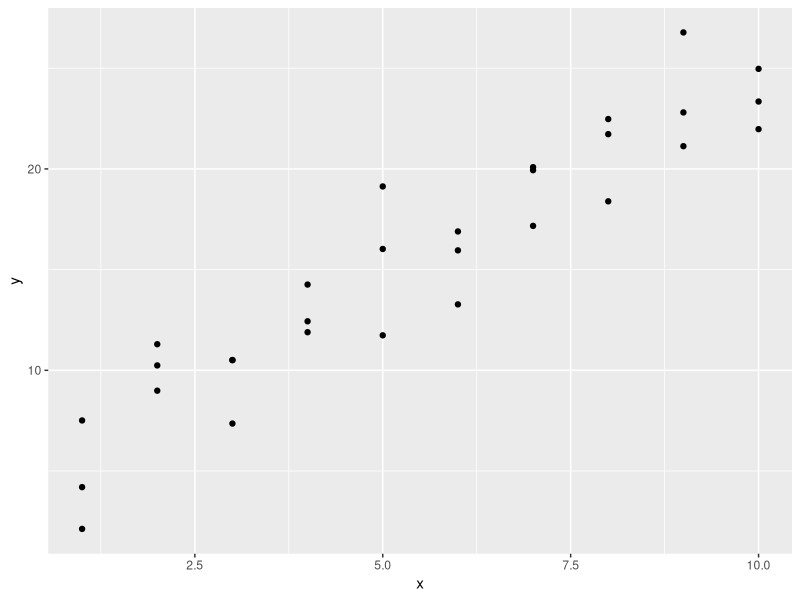
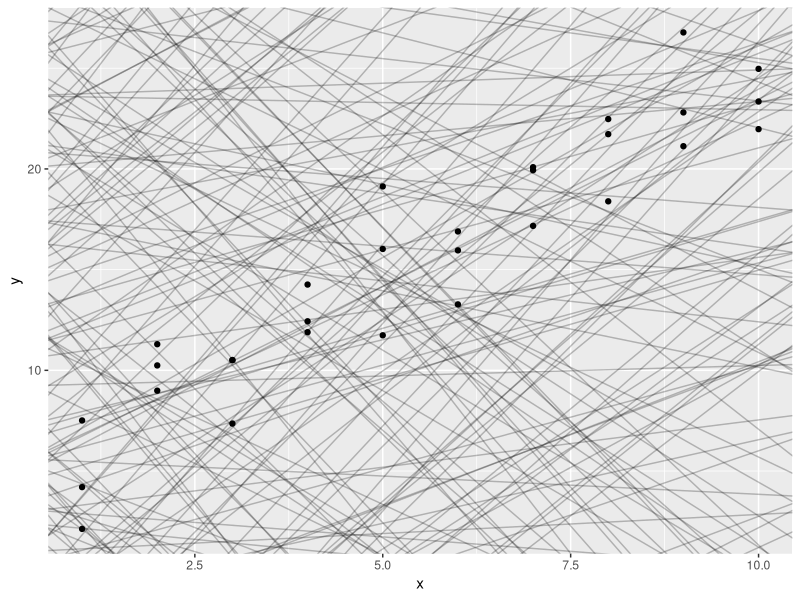
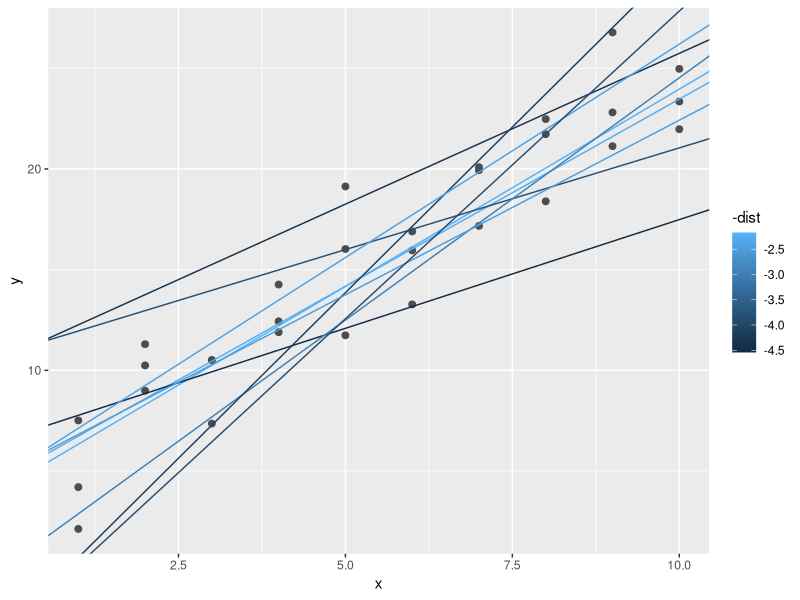
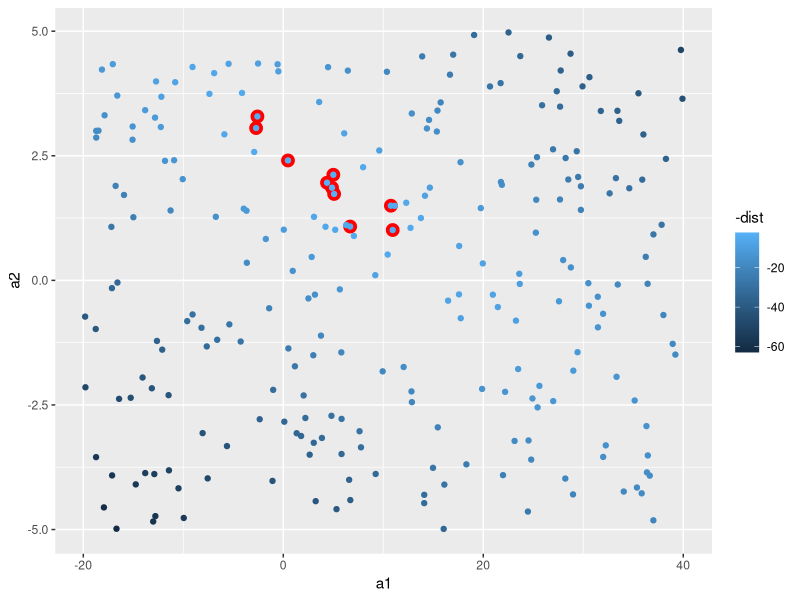
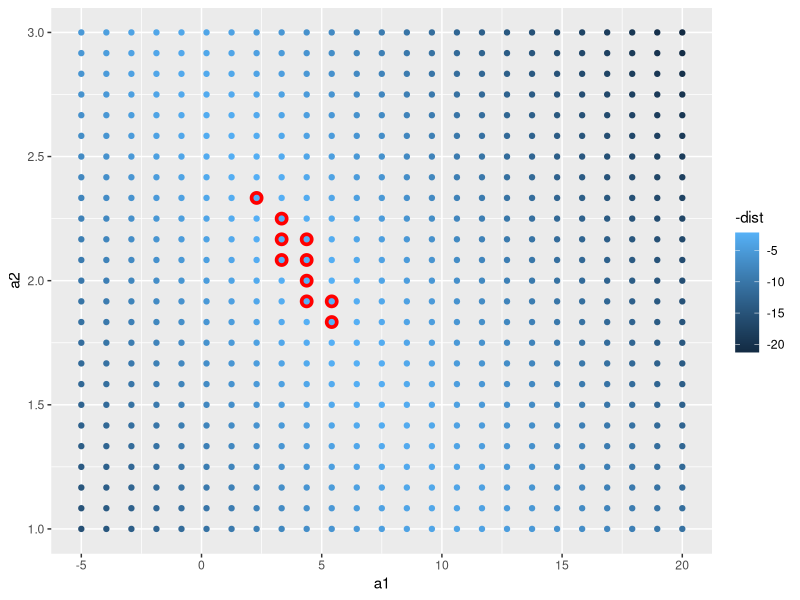
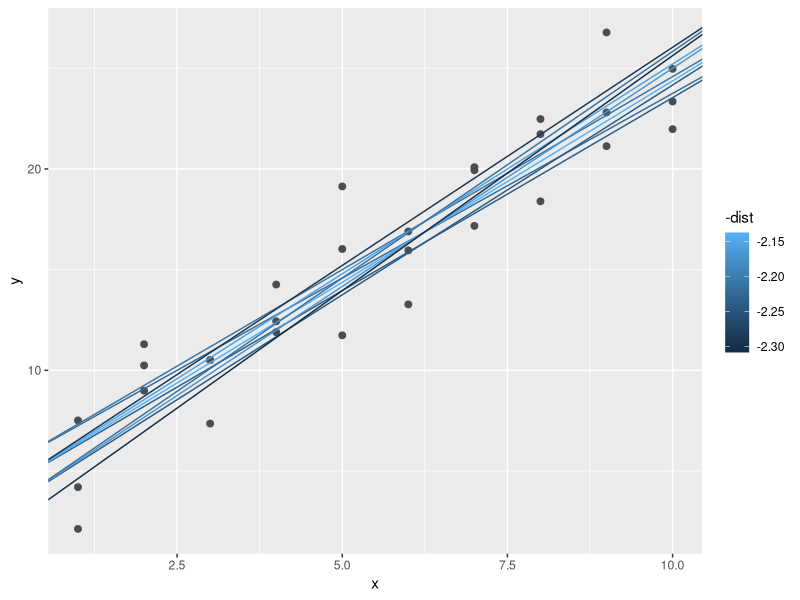
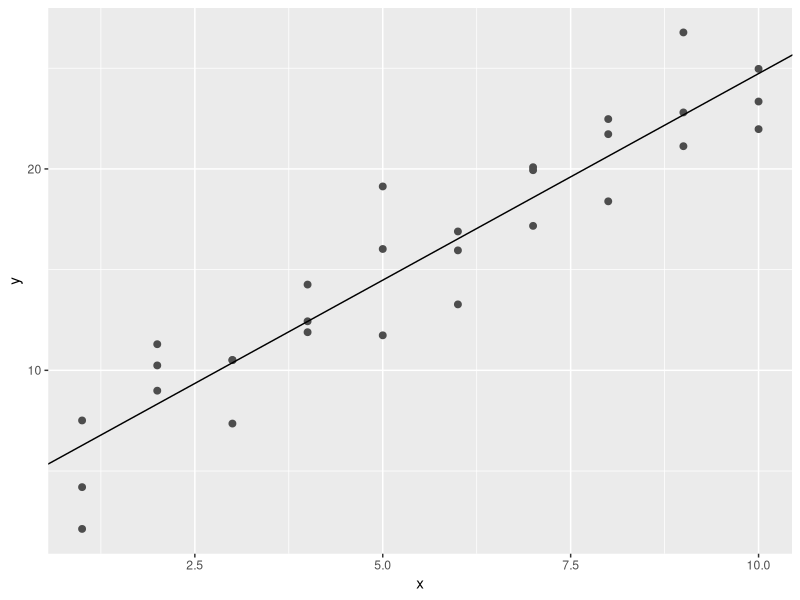
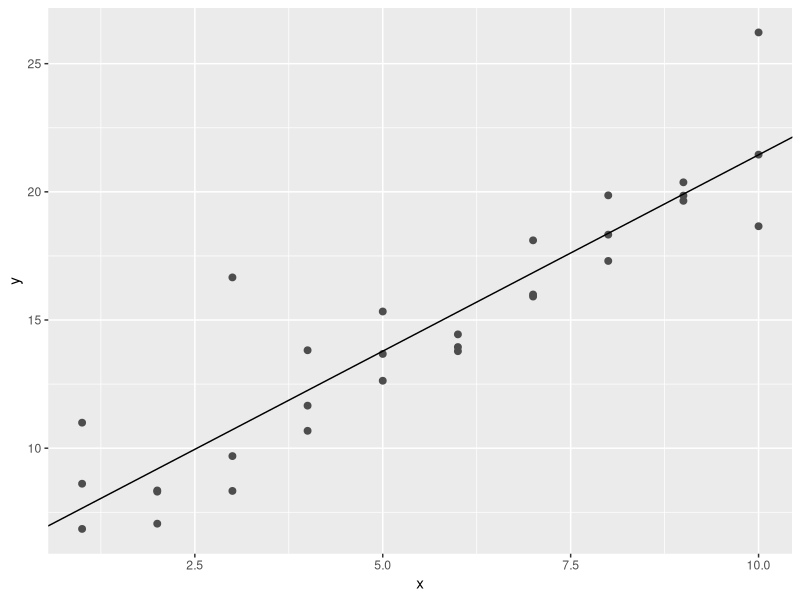

These charts were generated, in order, by the following R code: (Note: this script raises an error after producing the figures.)
# 23 Model basics

# 23.1 Introduction

# The goal of a model is to provide a simple low-dimensional summary of a dataset.
# In the context of this book we're going to use models to partition data into patterns and residuals.
# Strong patterns will hide subtler trends, so we'll use models to help peel back layers of structure as we explore a dataset.

# However, before we can start using models on interesting, real, datasets, you need to understand the basics of how models work.
# For that reason, this chapter of the book is unique because it uses only simulated datasets.
# These datasets are very simple, and not at all interesting, but they will help you understand the essence of modelling 
# before you apply the same techniques to real data in the next chapter.

# There are two parts to a model:
# 1. First, you define a family of models that express a precise, but generic, pattern that you want to capture.
#    For example, the pattern might be a straight line, or a quadratic curve.
#    You will express the model family as an equation like y = a_1 * x + a_2 or y = a_1 * x ^ a_2.
#    Here, x and y are known variables from your data, and a_1 and a_2 are parameters that can vary to capture different patterns.
# 2. Next, you generate a fitted model by finding the model from the family that is the closest to your data.
#    This takes the generic model family and makes it specific, like y = 3 * x + 7 or y = 9 * x ^ 2.

# It's important to understand that a fitted model is just the closest model from a family of models.
# That implies that you have the "best" model (according to some criteria); 
# it doesn't imply that you have a good model and it certainly doesn't imply that the model is "true".
# George Box puts this well in his famous aphorism.

# '''
# All models are wrong, but some are useful. 
# '''

# It's worth reading the fuller context of the quote:

# ''' 
# Now it would be very remarkable if any system existing in the real world could be exactly represented by any simple model.
# However, cunningly chosen parsimonious models often do provide remarkably useful approximations.
# For example, the law PV = RT relating pressure P, volume V and temperature T of an "ideal" gas via a constant R is not exactly true for any real gas,
# but it frequently provides a useful approximation and furthermore its structure is informative since it springs from a physical view of the behavior of gas molecules.

# For such a model there is no need to ask the question "Is the model true?". If "truth" is to be the "whole truth" the answer must be "No".
# The only question of interest is "Is the model illuminating and useful?". 
# '''

# The goal of a model is not to uncover truth, but to discover a simple approximation that is still useful.

# 23.1.1 Prerequisites 

# In this chapter we'll use the modelr package which wraps around base R's modelling functions to make them work naturally in a pipe.
library(tidyverse)

library(modelr)
options(na.action = na.warn)

# 23.2 A simple model

# Lets take a look at the simulated dataset sim1, included with the modelr package.
# It contains two continuous variables, x and y. Let's plot them to see how they're related:
ggplot(sim1, aes(x, y)) + 
  geom_point()

# You can see a strong pattern in the data. Let's use a model to capture that pattern and make it explicit.
# It's our job to supply the basic form of the model. In this case, the relationship looks linear, i.e. y = a_0 + a_1 * x.
# Let's start by getting a feel for what models from that family look like by randomly generating a few and overlaying them on the data.
# For this simple case, we can use geom_abline() which takes a slope and intercept as parameters.
# Later on we'll learn more general techniques that work with any model.
models <- tibble(
  a1 = runif(250, -20, 40),
  a2 = runif(250, -5, 5)
)

ggplot(sim1, aes(x, y)) + 
  geom_abline(aes(intercept = a1, slope = a2), data = models, alpha = 1/4) + 
  geom_point()

# There are 250 models on this plot, but a lot are really bad! 
# We need to find the good models by making precise our intuition that a good model is "close" to the data.
# We need a way to quantify the distance between the data and a model.
# Then we can fit the model by finding the value of a_0 and a_1 that generate the model with the smallest distance from this data.

# One easy place to start is to find the vertical distance between each point and the model, as in the following diagram.
# (Note that I've shifted the x values slightly so you can see the individual distance.)

# |                / o
# |           o  /|
# |            /  |
# |      o   /|   |
# |      | /  o   o
# |  o   /o
# |  |o/    
# |  /      
# |/ o
# |
# |_________________________________

# This distance is just the difference between the y value given by the model (the prediction), 
# and the actual y value in the data (the response).

# To compute this distance, we first turn our model family into an R function.
# This takes the model parameters and the data as inputs, and gives values predicted by the model as output:
model1 <- function(a, data) {
  a[1] + data$x * a[2]
}
model1(c(7, 1.5), sim1)

# Next, we need some way to compute an overall distance between the predicted and actual values.
# In other words, the plot above shows 30 distances: how do we collapse that into a single number?

# One commmon way to do this in statistics to use the "root-mean-squared deviation".
# We compute the difference between actual and predicted, square them, average them, and the take the square root.
# This distance has lots of appealing mathematical properties, which we're not going to talk about here.
# You'll just have to take my word for it!
measure_distance <- function(mod, data) {
  diff <- data$y - model1(mod, data)
  sqrt(mean(diff ^ 2))
}
measure_distance(c(7, 1.5), sim1)

# Now we can use purrr to compute the distance for all the models defined above.
# We need a helper function because our distance function expects the model as a numeric vector of length 2.
sim1_dist <- function(a1, a2) {
  measure_distance(c(a1, a2), sim1)
}

models <- models %>% 
  mutate(dist = purrr::map2_dbl(a1, a2, sim1_dist))
models

# Next, let's overlay the 10 best models on to the data. I've coloured the models by -dist:
# this is an easy way to make sure that the best models (i.e. the ones with the smallest distance) get the brighest colours.
ggplot(sim1, aes(x, y)) + 
  geom_point(size = 2, colour = "grey30") +
  geom_abline(
    aes(intercept = a1, slope = a2, colour = -dist),
    data = filter(models, rank(dist) <= 10)
  )

# We can also think about these models as observations, and visualising with a scatterplot of a1 vs a2, again coloured by -dist.
# We can no longer directly see how the model compares to the data, but we can see many models at once.
# Again, I've highlighted the 10 best models, this time by drawing red circles underneath them.
ggplot(models, aes(a1, a2)) + 
  geom_point(data = filter(models, rank(dist) <= 10), size = 4, colour = "red") + 
  geom_point(aes(colour = -dist))

# Instead of trying lots of random models, we could be more systematic and generate an evenly spaced grid of points (this is called a grid search).
# I picked the parameters of the grid roughly by looking at where the best models were in the plot above.
grid <- expand.grid(
  a1 = seq(-5, 20, length = 25),
  a2 = seq(1, 3, length = 25)
) %>% 
  mutate(dist = purrr::map2_dbl(a1, a2, sim1_dist))

grid %>% 
  ggplot(aes(a1, a2)) + 
  geom_point(data = filter(grid, rank(dist) <= 10), size = 4, colour = "red") + 
  geom_point(aes(colour = -dist))

# When you overlay the best 10 models back on the original data, they all look pretty good:
ggplot(sim1, aes(x, y)) +
  geom_point(size = 2, colour = "grey30") +
  geom_abline(
    aes(intercept = a1, slope = a2, colour = -dist),
    data = filter(grid, rank(dist) <= 10)
  )

# You could imagine iteratively making the grid finer and finer until you narrowed in on the best model.
# But there's a better way to tackle that problem: a numerical minimisation tool called Newton-Raphson search.
# The intuition of Newton-Raphson is pretty simple: you pick a starting point and look around for the steepest slope.
# You then ski down that slope a little way, and then repeat again and again, until you can't go any lower.
# In R, we can do that with optim():
best <- optim(c(0,0), measure_distance, data = sim1)
best$par

ggplot(sim1, aes(x, y)) + 
  geom_point(size = 2, colour = "grey30") + 
  geom_abline(intercept = best$par[1], slope = best$par[2])

# Don't worry too much about the details of how optim() works. It's the intuition that's important here.
# If you have a function that defines the distance between a model and a dataset, 
# an algorithm that can minimise that distance by modifying the paraeters of the model, you can find the best model.
# The neat thing about this approach is that it will work for any family of models that you can write an equation for.

# There's one more approach that we can use for this model, because it's a special case of a broader family: linear models.
# A linear model has the general form y = a_1 + a_2 * x_1 + a_3 * x_2 + ... + a_n * x_(n -1).
# So this simple model is equivalent to a general linear model where n is 2 and x_1 is x.
# R has a tool specifically designed for fitting linear models called lm().
# lm() has a special way to specify the model family: formulas.
# Formulas look like y ~ x, which lm() will translate to a function like y = a_1 + a_2 * x.
# We can fit the model and look at the output:
sim1_mod <- lm(y ~ x, data = sim1)
coef(sim1_mod)

# These are exactly the same values we got with optim()! 
# Behind the scenes lm() doesn't use optim() but instead takes advantage of the mathematical structure of linear models.
# Using some connections between geometry, calculus, and linear algebra, lm() actually finds the closest model in a single step,
# using a sophisticated algorithm. This approach is both faster, and guarantees that there is a global minimum.

# 23.2.1 Exercises

# 1. One downside of the linear model is that it is sensitive to unusual values because the distance incorporates a squared term.
#    Fit a linear model to the simulated data below, and visualise the results.
#    Rerun a few times to generate different simulated datasets. What do you notice about the model?
sim1a <- tibble(
  x = rep(1:10, each = 3),
  y = x * 1.5 + 6 + rt(length(x), df = 2)
)

sim1a_mod <- lm(y ~ x, data = sim1a)

ggplot(sim1a, aes(x, y)) +
  geom_point(size = 2, colour = "grey30") + 
  geom_abline(intercept = sim1a_mod$coefficients[1], slope = sim1a_mod$coefficients[2])

# 2. One way to make linear models more robust is to use a different distance measure.
#    For example, instead of root-mean-squared distance, you could use mean-absolute distance:
measure_distance <- function(mod, data) {
  diff <- data$y - model1(mod, data)
  mean(abs(diff))
}
#    Use optim() to fit this model to the simulated data above and compare it to the linear model.
model2 <- function(a, data) {
  a[1] + data$x * a[2]
}
model2(c(7, 1.5), sim1)

measure_distance2 <- function(mod, data) {
  diff <- data$y - model2(mod, data)
  mean(abs(diff))
}
measure_distance2(c(7, 1.5), sim1)

best2 <- optim(c(0,0), measure_distance2, data = sim1)
best2$par

# 3. One challenge with performing numerical optimisation is that it's only guaranteed to find one local optimum. 
#    What's the problem with optimising a three parameter model like this?
model1 <- function(a, data) {
  a[1] + data$x * a[2] + a[3]
}

measure_distance1 <- function(mod, data) {
  diff <- data$y - model1(mod, data)
  mean(abs(diff))
}

best3 <- optim(c(0,0,0), measure_distance2, data = sim1)
best3$par

# 23.3 Visualising models

# For simple models, like the one above, you can figure out what pattern the captures by carefully studying the model family and fitted coefficients. 
# And if you ever take a statisitcs course on modelling, you're likely to spend a lot of time doing just that.
# Here, however, we're going to take a different tack.
# We're going to focus on understanding a model by looking at its predictions.
# This has a big advantage: every type of predictive model makes predictions (otherwiese what use would it be?) 
# so we can use the same set of techniques to understand any type of predictive model.

# It's also useful to see what the model doesn't capture, the so-called residuals which are left after subtracting the predicitions from the data.
# Residuals are powerful because they allow us to use models to remove striking patterns so we can study the subtler trends that remain.

# 23.3.1 Predicions

# To visualise the predictions from a model, we start by generating an evenly spaced grid of values that covers the region where our data lies.
# The easiest way to do that is to use modelr::data_grid().
# Its first argument is a data frame, and for each subsequent argument it finds the unique variables and then generates all combinations:
grid <- sim1 %>% 
  data_grid(x)
grid

# (This will get more interesting when we start to add more varuables to our model.)

# Next we add predictions. We'll use modelr::predictions() which takes a data frame and a model.
# It adds the predictions from the model to a new column in the data frame:
grid <- grid %>% 
  add_predictions(sim1_mod)
grid

# Next, we plot predictions. You might wonder about all this extra work compared to just using geom_abline().
# But the advantage of this approach is that it will work with any model in R, from the simplest to the most complex.
# You're only limited by your visualisation skills.
# For more ideas about how to visualise more complex model types, you might try http://viata.had.co.nz/papers/model-vis.html.
ggplot(sim1, aes(x)) + 
  geom_point(aes(y = y)) + 
  geom_line(aes(y = pred), data = grid, colour = "red", size = 1)

# 23.3.2 Residuals 

# The flip-side of predictions are residuals. This predictions tells you the pattern that the model has captured, and the residuals tell you what the model has missed.
# The residuals are just the distances between the observed and predicted values that we computed above.

# We add residuals to the data with add_residuals(), which works much like add_predictions().
# Note, however, that we use the original dataset, not a manufacutred grid.
# This is because to compute residuals we need actual y values.
sim1 <- sim1 %>% 
  add_residuals(sim1_mod)
sim1

# There are a few different ways to understand what the residuals tell us about the model.
# One way is to simply draw a frequency polygon to help us understand the spread of the residuals:
ggplot(sim1, aes(resid)) + 
  geom_freqpoly(binwidth = 0.5)

# This helps you calibrate the quality of the model: how far away are the predictions from the observed values?
# Note that the average of the residual will always be 0.

# You'll often want to recreate plots using the residuals instead of the original predictor. 
# You'll see a lot of that in the next chapter.
ggplot(sim1, aes(x, resid)) + 
  geom_ref_line(h = 0) +
  geom_point()

# This looks like random noise, suggesting that our model has done a good job of capturing the patterns in the dataset.

# 23.3.3 Exercises 

# 1. Instead of using lm() to fit a straight line, you can use loess() to fit a smooth curve.
#    Repeat the process of model fitting, grid generation, predictions, and visualisation on sim1 using loess() instead of lm().
#    How does the result compare to geom_smooth()? 
sim1_test <- sim1

## Building the regression model with loess() function.
sim1_mode_loess <- loess(y ~ x, sim1_test)

## Create an empty predictiion grid which the columns is the distinct of x vector.
grid_loess <- sim1_test %>% data_grid(x)

## Add predictions
grid_loess <- grid_loess %>% 
  add_predictions(sim1_mode_loess)

## Visualing the predictions
ggplot(sim1_test, aes(x)) + 
  geom_point(aes(y = y)) + 
  geom_line(data = grid_loess, aes(y = pred), size = 1, colour = "red")

## Add the residuals
sim1_test <- sim1_test %>% add_residuals(sim1_mode_loess)

ggplot(sim1_test, aes(resid)) + 
  geom_freqpoly(binwidth = .5)

ggplot(sim1_test, aes(x, resid)) + 
  geom_ref_line(h = 0) + 
  geom_point()

# 2. add_predictions() is paired with gather_predictions() and spread_predictions().
#    How do these three fucntions differ?
?add_predictions

## (1) add_predictions(): A data frame. add_prediction adds a single new column, with default name pred, to the input data. 
## (2) spread_predictions: adds one column for each model. 
## (3) gather_predictions: adds two columns .model and .pred, and repeats the input rows for each model.

# 3. What does geom_ref_line() do? What package does it come from?
#    Why is displaying a reference line in plots showing residuals useful and important?
?geom_ref_line

## (1) It come from modelr packages and add a reference line in the plot. Its equivalent to geom_hline().
## (2) geom_ref_line() can put a reference line at 0 with resuduals, that's makes the visualiing model better to look.

# 4. Why might you want to look at a frequency polygon of absolute residuals?
#    What are the pros and cons compared to looking at the raw residuals?

## Because when we look at a frequency polygon of absolute residuals, its easier to view the distribution of the resuduals. 

# 23.4 Formulas and model families

# You've seen formulas before when using facet_wrap() and facet_grid(). In R, formulas provide a general way of getting "special behaviour".
# Rather than evaluation the values of the variables right away, they capture them so they can be interpreted by the function.

# The majority of modelling funcitons in R use a standard conversion from formulas to funcitons.
# You've seen one simple conversion already: y ~ x is translated to y = a_1 + a_2 * x.
# If you want to see what R actually does, you can use model_matrix() function.
# It takes a data frame and a formula and returns a tible that defines the model equation:
# each column in the output is associated with one coefficient in the model, the function is always y = a_1 * out1 + a_2 * out_2.
# For the simplest case of y ~ x1 this shows us something interesting:
df <- tribble(
  ~y, ~x1, ~x2,
  4, 2, 5,
  5, 1, 6
)
model_matrix(df, y ~ x1)

# The way that R adds the intercept to the model us just by having a column that is full of ones.
# By default, R will always add this column. If you don't want, you need to explicitly drop it with -1:
model_matrix(df, y ~ x1 - 1)

# The model matrix grows in an unsurprising way when you add more variables to the model:
model_matrix(df, y ~ x1 + x2)

# The formula notation is sometimes called "Wilkingson-Rogers notation", 
# and was initially described in Symbolic Description of Factorial Models for Analysis of Variance, by G.N.Wilkinson and C.E.Rogers
# https://www.jstor.org/stable/2346786?seq=1#page_scan_tab_contents.
# It's worth digging up and reading the original paper if you'd like to understand the full details of the modelling algebra.

# The following sections expand on how this formula notation works for categorical variables , interactions, and transformation.

# 23.4.1 Catigorical variables

# Generating a funciton from a formula is straight forward when the predictor is continuous, 
# but things get a bit more complicated when the predictor is categorical.
# Imagine you have a formula like y ~ sex, where sex could either be male or female.
# It doesn't make sense to convert that to a formula like y = x_0 + x_1 * sex becaues sex isn't a number - you can't multibly it! 
# Instead what R does is convert it to y = x_0 + x_1 * sex_male where sex_male is one if sex is male and zero otherwise:
df <- tribble(
  ~sex, ~response,
  "male", 1,
  "female", 2,
  "male", 1
)
model_matrix(df, response ~ sex)

# You might wonder why R doesn't create a sexfemale column.
# The problem is that would create a column that is perfectly based on the other columns (i.e. sexfemale = 1 - sexmale).
# Unfortunately the exact details of why this is a problem is beyond the scope of this book, but basically it create a model family that is too flexible,
# and will hav infinitely many models that are equally close to the data.

# Fortunately, however, if you forcus on visualising predictions you don't need to worry about the exact parameterisation.
# Let's look at some data and models to make that concrete.
# Here's the sim2 dataset from modelr:
ggplot(sim2) + 
  geom_point(aes(x, y))

# We can fit a model to it, and generate predictions:
mod2 <- lm(y ~ x, data = sim2)

grid <- sim2 %>% 
  data_grid(x) %>% 
  add_predictions(mod2)
grid

# Effectively, a model with a categorical x will predict the mean value for each category.
# (Why? Because the mean minimises the root-mean-squared distance.)
# That's easy to see if we overlay the predictions on top of the original data:
ggplot(sim2, aes(x)) + 
  geom_point(aes(y = y)) + 
  geom_point(data = grid, aes(y = pred), color = "red", size = 4)

# You can't make predictions about levels that you didn't observe.
# Sometimes you'll do this by accident so it's good to recognise this error message:
tibble(x = "e") %>% 
  add_predictions(mod2) 
# Error in model.frame.default(Terms, newdata, na.action = na.action, xlev = object$xlevels) : factor x has new level e

# 23.4.2 Interactions (continuous and categorical) 

# What happens when you combine a continuous and a categorical vaiable?
# sim3 contains a categorical predictor and a continuous predictor. We can visualise it with a simple plot:
ggplot(sim3, aes(x1, y)) + 
  geom_point(aes(color = x2))

# There are two possible models you could fit to this data:
mod1 <- lm(y ~ x1 + x2, data = sim3)
mod2 <- lm(y ~ x1 * x2, data = sim3)

# When you add variables with +, the model will estimate each effect independent of all the others.
# It's possible to fit the so-called interaction by using *.
# For example, y ~ x1 * x2 is translated to y = a_0 + a_1 * x1 + a_2 * x2 + a12 * x1 * x2.
# Note that whenever you use *, both the interaciton and the individual components are included in the model.

# To visualise these models we need two new tricks:
# 1. We have two predictors, so we need to give data_grid() both variables. 
#    It finds all the unique values of x1 and x2 and then generates all combinations.
# 2. To generate predictions from both models simultaneously, we can use gather_predections() which adds each prediction as a row.
#    The complement of gather_predictions() is spread_predictions() which adds each prediction to a new column.
# Together this gives us:
grid <- sim3 %>% 
  data_grid(x1, x2) %>% 
  gather_predictions(mod1, mod2)
grid

# We can visualise the result for both models on one plot using facetting:
ggplot(sim3, aes(x1, y, color = x2)) + 
  geom_point() + 
  geom_line(data = grid, aes(y = pred)) + 
  facet_wrap(~ model)

# Note that the model that uses + has the same slope for each line, but different intercepts.
# The model that * has a different slope and intercept for each line.

# Which model is better for this data? We can take at the residuals.
# Here I've facetted by both model and x2 because it makes it easier to see the pattern within each group.
sim3 <- sim3 %>% 
  gather_residuals(mod1, mod2)

ggplot(sim3, aes(x1, resid, color = x2)) + 
  geom_point() + 
  facet_grid(model ~ x2)

# There is little obvious pattern in the residuals for mod2.
# The residuals for mod1 show that the modle has clearly missed some pattern in b, and less so, but still present is pattern in c, and d.
# You might wonder if there's a precise way to tell which of mod1 or mod2 is better.
# There is, but it requires a lot of  mathematical bachground, and we don't really care.
# Here, we're interested in a qualitative assessment of whether or not the model has captured the pattern that we're interested in.

# Interactions (two continuous)

# Let's take a look at the equivalent model for two continuous variables.
# Initially things proceed almost identically to the previous example:
mod1 <- lm(y ~ x1 + x2, data = sim4)
mod2 <- lm(y ~ x1 * x2, data = sim4)
grid <- sim4 %>% 
  data_grid(
    x1 = seq_range(x1, 5),
    x2 = seq_range(x2, 5)
  ) %>% 
  gather_predictions(mod1, mod2)
grid

# Note my use of seq_range() inside data_grid(). Instead of using every unique value of x.
# I'm going to use a reqularly spaced grid of five values between the minimum and maximum numbers.
# It's probably not super important here, but it's a useful technique in general.
# There are two other useful arguments to seq_range():
# 1. pretty = TRUE will generate a "pretty" sequence, i.e. something that looks nice to the human eye.
#    This is useful if you want to produce tables of output:
seq_range(c(0.0123, 0.923423), n = 5)
seq_range(c(0.0123, 0.923423), n = 5, pretty = TRUE)

# 2. Trim = 0.1 will trim off 10% of the tail vaues. 
#    This is useful if the variables have a long tailed distribution and you want to focus on generating values near the center:
x1 <- rcauchy(100)
seq_range(x1, 5)
seq_range(x1, 5, trim = 0.10)
seq_range(x1, 5, trim = 0.25)
seq_range(x1, 5, trim = 0.50)

# 3. expand = 0.1 is in some sense the opposite of trim() it expands the range by 10%.
x2 <- c(0, 1)
seq_range(x2, n = 5)
seq_range(x2, n = 5, expand = 0.10)
seq_range(x2, n = 5, expand = 0.25)
seq_range(x2, n = 5, expand = 0.50)

# Next let's try and visualise that model. We have two continuous predictiors, so you can imagine the model like a 3d surface.
# We counld display that using geom_tile():
ggplot(grid, aes(x1, x2)) + 
  geom_tile(aes(fill = pred)) + 
  facet_wrap(~ model)

# That doesn't suggest that the models are very different! But that's partly an illusion: 
# our eyes and brains are not very good at comparing shades of color.
# Instead of looking at the surface from the top, we could look at it from either side, showing multiple slices:
ggplot(grid, aes(x1, pred, color = x2, group = x2)) + 
  geom_line() + 
  facet_wrap(~ model)
ggplot(grid, aes(x2, pred, color = x1, group = x1)) + 
  geom_line() + 
  facet_wrap(~ model)

# This shows you that interaction between two continuous varaibles works basically the same way as for a categorical and continuous variable.
# An interaction says that there's not a fixed offset: you need to consider both values of x1 and x2 simultaneously in order to predict y.

# You can see that even with just two continuous variables, coming up with good visualisations are hard.
# But that's reasonable: you shouldn't expect it will be easy to understand how three or more variables simultaneously interact!
# But again, we're saved a little because we're using models for exploration, and you can gradually build up your models over time.
# The model doesn't have to be perfect, it just has to help you reveal a little more about your data.  

# I spent some time looking at the residuals to see if I could figure if mod2 did better than mod1.
# I think it does, but it's pretty subtle. You'll have a chance to word on it in the exercises.

# 23.4.4 Transformations

# You can also perform transformations inside the model fomula.
# For example, log(y) ~ sqrt(x1) + x2 is transformed to log(y) = a_1 + a_2 * sqrt(x1) + a_3 * x2.
# If your transformation involves +, *, or -, you'll need to wrap it in I() so R donesn't treat it like part of the model specification.
# For example, y ~ x + I(x ^ 2) is translated to y = a_1 + a_2 * x + a_3 * x^2.
# If you forget the I() and specify y ~ x ^ 2 + x, R will compute y ~ x * x + x.
# x * x means the interaction of x with itself, which is the smae as x.
# R automatically drops redundant variables so x + x become x, meaning that y ~ x ^ 2 + x specifies the function y = a_1 + a_2 * x.
# That's probably not what you intended!

# Again, if you get confused about what your model is doing, you can always use modle_matrix() to see exactly what equation lm() is fitting:
df <- tribble(
  ~y, ~x,
  1, 1, 
  2, 2, 
  3, 3
)

model_matrix(df, y ~ x^2 + x)
model_matrix(df, y ~ I(x^2) + x)

# Transformations are useful because you can use them to approximate non-linear functions.
# If you've taken a calculus class, you may have heard of Taylor's theorem which says you can approximate any smooth function with an infinit sum of polynomials.
# That means you can use a polynomial function to get arbitrarily close to a smooth funciton by fitting an equation like y = a_1 + a_2 * x + a_3 * x^2 + a_4 * x^3.
# Typing that sequence by hand is tedious, so R provides a helpter funciton:poly():
model_matrix(df, y ~ poly(x, 2))

# However there's one major problem with using poly(): outside the range of the data, polynomials rapidly shoot positive or negative infinity.
# One safer alternative is to use the natural spline, splines::ns().
library(splines)
model_matrix(df, y ~ ns(x, 2))

# Let's see what looks like when we try and approximate a non-linear function:
sim5 <- tibble(
  x = seq(0, 3.5 * pi, length = 50),
  y = 4 * sin(x) + rnorm(length(x))
)
ggplot(sim5, aes(x, y)) + 
  geom_point()

# I'm going to fit five models to this data.
mod1 <- lm(y ~ ns(x, 1), data = sim5)
mod2 <- lm(y ~ ns(x, 2), data = sim5)
mod3 <- lm(y ~ ns(x, 3), data = sim5)
mod4 <- lm(y ~ ns(x, 4), data = sim5)
mod5 <- lm(y ~ ns(x, 5), data = sim5)

grid <- sim5 %>% 
  data_grid(x = seq_range(x, n = 50, expand = 0.1)) %>% 
  gather_predictions(mod1, mod2, mod3, mod4, mod5, .pred = "y")

ggplot(sim5, aes(x, y)) + 
  geom_point() + 
  geom_line(data = grid, color = "red") + 
  facet_wrap(~ model)

# Notice that the extrapolation outside the range of the data is clearly bad. This is the downside to approximating a function with a polynomial.
# But this is a very real problem with every model: 
# the model can never tell you if the behaviour is true when you start extrapolating ouside the range of the data that you have seen.
# You must rely on theory and science.

# 23.4.5 Exercises

# 1. What happens if you repeat the analysis of sim2 using a model without an intercept.
#    What happens to the model equation? What happens to the predictions?

## To remove a intercept from a model, just add -1 in the model:
mod2a <- lm(y ~ x, data = sim2)
mod2b <- lm(y ~ x - 1, data = sim2)
grid <- sim2 %>% 
  data_grid(x) %>% 
  spread_predictions(mod2a, mod2b)
grid
## The predictions are the same in the models with and without an intercept.

# 2. Use model_matrix() to explore the equations generated for the models I fit to sim3 and sim4. Why is * a good shorthand for interaction?

## (1)
sim3 ## x2 is a categorical variable.

x3 <- model_matrix(y ~ x1 * x2, data = sim3)
x3

all(x3[['x1:x2b']] == x3[['x1']] * x3[['x2b']])
all(x3[['x1:x2c']] == x3[['x1']] * x3[['x2c']])
all(x3[['x1:x2d']] == x3[['x1']] * x3[['x2d']])

## (2)
sim4
x4 <- model_matrix(y ~ x1 * x2, data = sim4)
x4

all(x4[['x1']] * x4[['x2']] == x4[['x1:x2']])

# 3. Using the basic principles, convert the formulas in the following two models into funciton.
#    (Hint: start by converting the categorical variable into 0-1 variabels.)
mod1 <- lm(y ~ x1 + x2, data = sim3) 
mod2 <- lm(y ~ x1 * x2, data = sim3)

model_matrix(y ~ x1 + x2, data = sim3)
model_matrix_mod1 <- function(df) {
  df %>% mutate(
    x2b = as.numeric(x2 == 'b'),
    x2c = as.numeric(x2 == 'c'),
    x2d = as.numeric(x2 == 'd'),
    `(Intercept)` = 1
  ) %>% 
    select(`(Intercept)`, x1, x2b:x2d)
}
model_matrix_mod1(sim3)



sim3
model_matrix_mod1b <- function(...){
  
}

test <- sim3
nm <- test[test %>% map_lgl(is.factor)] %>% names()
nm_fac <- test[[nm]] %>% levels() %>% .[-1]

for(i in nm_fac) {
  var_name <- str_c("x2", i)
  test[[var_name]] <- as.numeric(test$x2 == i)
}
test




model_matrix(y ~ x1 * x2, data = sim3)









# 4. sim4, which of mod1 and mod2 is better? I think mod2 does a slightly better job at removing patterns, but it's pretty subtle.
#    Can you come up with a plot to support my claim?




# 23.5 Missing values

# Missing values obviously can not convey any information about the relationship between the variables,
# so modelling funcitons will drop any rows that contain missing values.
# R's default behaviour is to silently drop them, but options(na.action = na.warn) (run in the prerequisites), makes sure you get a warning.
df <- tribble(
  ~x, ~y,
  1, 2.2,
  2, NA,
  3, 3.5,
  4, 8.3,
  NA, 10
)
mod <- lm(y ~ x, data = df)

# To suppress the warning, set na.action = na.exclude:
mod <- lm(y ~ x, data=  df, na.action = na.exclude)

# You can always see exactly how many observations were used with nobs():
nobs(mod)

# 23.6 Other model families

# This chapter has focussed exclusively on the class of linear models, which assume a relationship of the form y = a_1 * x1 + a_2 * x2 + ... + a_n * xn.
# Linear models additionally assume that the residuals have a normal distribution, which we haven't talked about.
# There are a large set of model classes that the linear model in various interesting ways. Some of them are:
# 1. Generalised linear models, e.g. stats::glm(). Lineaer models assume that the response is continuous and the error has a normal distribution.
#    Generalised linear models extend linear models to include non-continuous responses(e.g. binary data or counts).
#    They work by defining a distance metric based on the statistical idea of likelihood.
# 2. Generalised additive models, mgcv::gam(), extend generalised linear models to incorporate arbitrary smooth functions.
#    That means you can write a formula like y ~ s(x) which becomes an equation like y = f(x) and let gam() estimate what that function is 
#    (subject to some smoothness constraints to make the proclem tractable).
# 3. Penalised linear models, e.g. glmnet::glmnet(), add a penalty term to the distance that penalises complex models 
#    (as defined by the distance betweeen the parameteer vector and the origin).
#    This tends to make models that generalise better to new datasets from the same population.
# 4. Robust linear modesl, e.g. MASS::rlm(), tweak the distance to downweights oints that are very far away.
#    This makes them less sensitive to the presence of outliers, at the cost of being not quite as good when there are no outliers.
# 5. Trees, e.g. rpart::rpart(), attack the probelm in a completely different way than linear models.
#    They fit a piece-wise constant model, splitting the data into progressive ly smaller and samller pieces.
#    Tree aren't terribly effective by themselves, but they are very powerful when used in aggregate by models like random forests
#    (e.g. randomForest::randomForest()) or grandient boosting machines(e.g. xgboost::xgboost).

# These models all work similarly from a programming perspective. 
# Once you've mastered linear models, you should find it easy to master the mechanics of these other model classes.
# Being a skilled modeller is a mixture mixture of some good general principles and having a big toolbox of techniques.
# Now that you've learnned some general tools and one useful class of models, you can go on and learn more classes from other sources.
